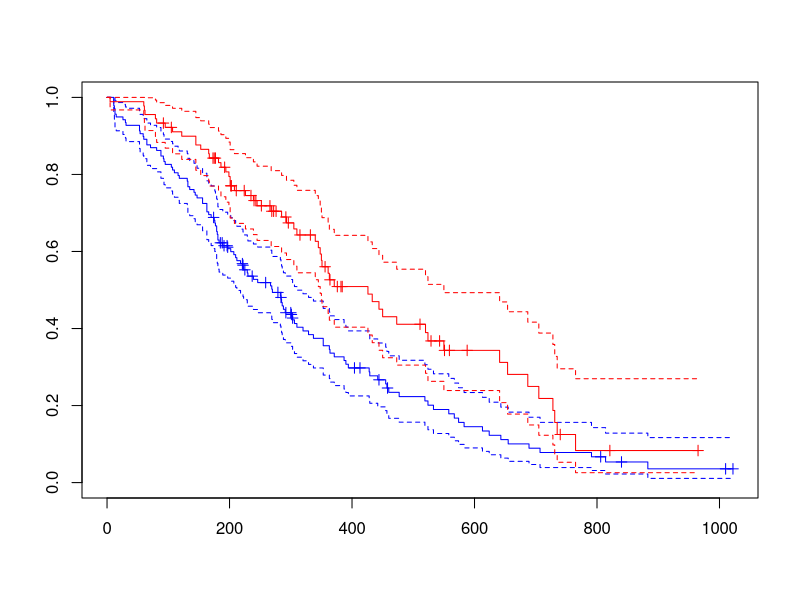

The R script that drew this image:
library(survival)

mydata <- lung

mydata$recodedStatus <- ifelse(mydata$status==1, 0, 1)

head(mydata)

mysurv <- Surv(time=mydata$time, event=mydata$recodedStatus)

myfit <-survfit(mysurv~mydata$sex)

survdiff(mysurv~mydata$sex)

myfit


plot(myfit, col = c("blue", "red"), conf.int = T, mark=3)

